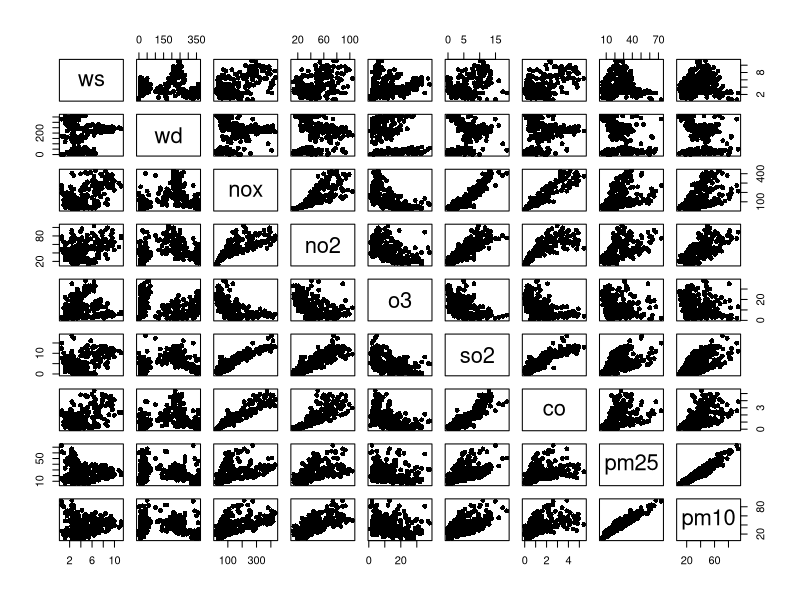

Here is the R script that generated this plot:
# Some preliminary analysis for potential data for 333 prject 
setwd('/Users/Qihong/Code/github/STAT333_Project')
rm(list = ls())
library(GGally)
library(car)
library(plyr)
mydata = read.csv('data/OpenAir_example_data_long.csv')
dim(mydata)

# eliminate rows with missing values (NA)
mydata = mydata[complete.cases(mydata), ]
# switch the response variables to the end of the dataframe
mydata[length(mydata) + 1] = mydata[7]
mydata[7] = NULL
colnames(mydata)[10] = 'pm10'

# temp: trim the dimentionality of the input space (to plot data)
mydataTrim = data.frame(mydata[1:300,2:10])

# glance at the data
head(mydata)
summary(mydata)
# ggpairs(mydataTrim)
plot(mydataTrim, pch = 16)

# fit all air quality measures (with all interaction)
lm.fit_full = lm (mydata$pm10 ~ mydata$nox + mydata$no2 + mydata$o3 + mydata$so2 + mydata$co)
summary(lm.fit_full)
anova(lm.fit_full)
Anova(lm.fit_full, type = 'III')

####### TODO ##############
## check auto-correlations
## check multicolinearity
## variable selections
## residual analysis
## standardization
## regularization 
###########################